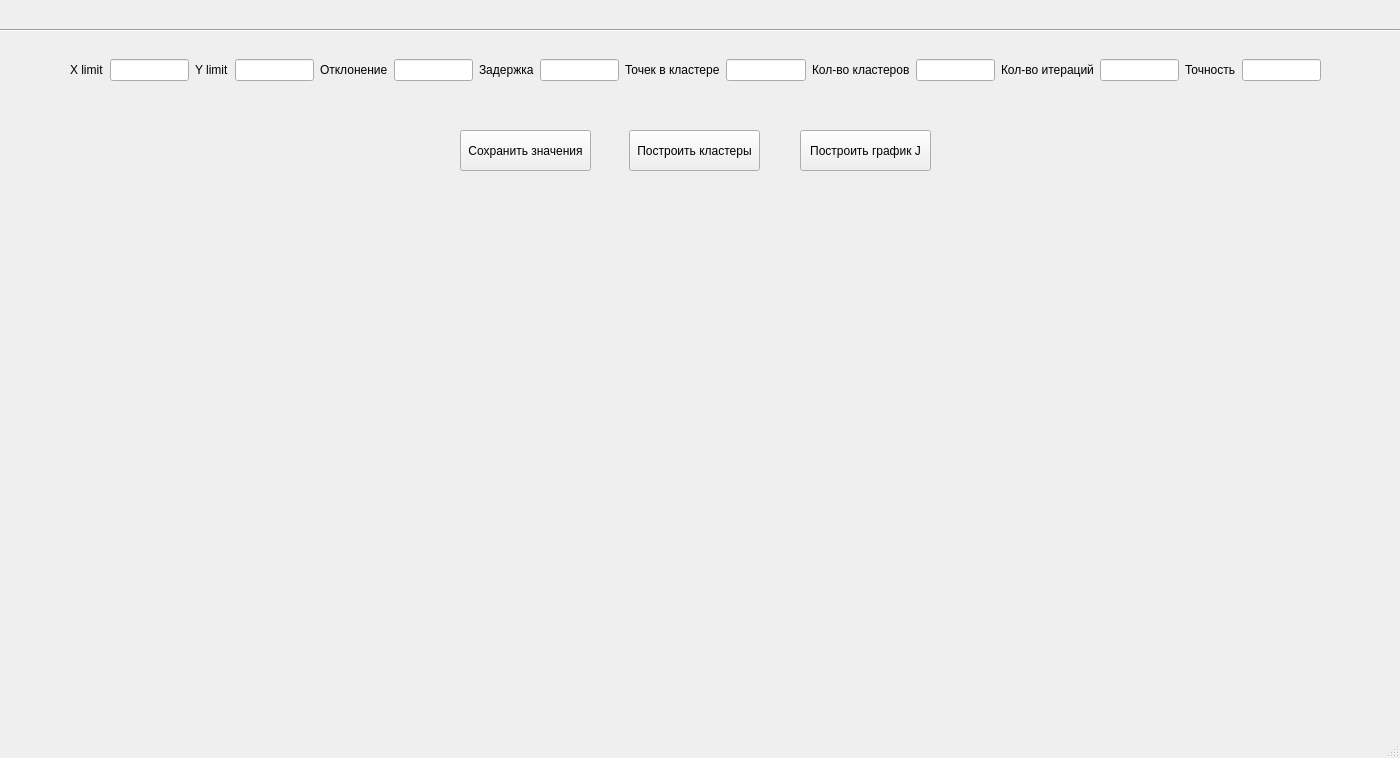
<?xml version="1.0" encoding="UTF-8"?>
<ui version="4.0">
 <class>MainWindow</class>
 <widget class="QMainWindow" name="MainWindow">
  <property name="geometry">
   <rect>
    <x>0</x>
    <y>0</y>
    <width>1400</width>
    <height>758</height>
   </rect>
  </property>
  <property name="windowTitle">
   <string>MainWindow</string>
  </property>
  <widget class="QWidget" name="centralwidget">
   <widget class="QPushButton" name="pushButton">
    <property name="geometry">
     <rect>
      <x>460</x>
      <y>130</y>
      <width>131</width>
      <height>41</height>
     </rect>
    </property>
    <property name="text">
     <string>Сохранить значения</string>
    </property>
   </widget>
   <widget class="Line" name="line">
    <property name="geometry">
     <rect>
      <x>0</x>
      <y>20</y>
      <width>1400</width>
      <height>20</height>
     </rect>
    </property>
    <property name="orientation">
     <enum>Qt::Horizontal</enum>
    </property>
   </widget>
   <widget class="QWidget" name="horizontalLayoutWidget_2">
    <property name="geometry">
     <rect>
      <x>70</x>
      <y>30</y>
      <width>1251</width>
      <height>80</height>
     </rect>
    </property>
    <layout class="QHBoxLayout" name="horizontalLayout_2">
     <item>
      <widget class="QLabel" name="label">
       <property name="text">
        <string>X limit</string>
       </property>
       <property name="scaledContents">
        <bool>false</bool>
       </property>
      </widget>
     </item>
     <item>
      <widget class="QLineEdit" name="lineEdit_6"/>
     </item>
     <item>
      <widget class="QLabel" name="label_2">
       <property name="text">
        <string>Y limit</string>
       </property>
      </widget>
     </item>
     <item>
      <widget class="QLineEdit" name="lineEdit_4"/>
     </item>
     <item>
      <widget class="QLabel" name="label_3">
       <property name="text">
        <string>Отклонение</string>
       </property>
      </widget>
     </item>
     <item>
      <widget class="QLineEdit" name="lineEdit_2"/>
     </item>
     <item>
      <widget class="QLabel" name="label_6">
       <property name="text">
        <string>Задержка</string>
       </property>
      </widget>
     </item>
     <item>
      <widget class="QLineEdit" name="lineEdit_3"/>
     </item>
     <item>
      <widget class="QLabel" name="label_5">
       <property name="text">
        <string>Точек в кластере</string>
       </property>
      </widget>
     </item>
     <item>
      <widget class="QLineEdit" name="lineEdit_5"/>
     </item>
     <item>
      <widget class="QLabel" name="label_4">
       <property name="text">
        <string>Кол-во кластеров</string>
       </property>
      </widget>
     </item>
     <item>
      <widget class="QLineEdit" name="lineEdit_7"/>
     </item>
     <item>
      <widget class="QLabel" name="label_8">
       <property name="text">
        <string>Кол-во итераций</string>
       </property>
      </widget>
     </item>
     <item>
      <widget class="QLineEdit" name="lineEdit_8"/>
     </item>
     <item>
      <widget class="QLabel" name="label_7">
       <property name="text">
        <string>Точность</string>
       </property>
      </widget>
     </item>
     <item>
      <widget class="QLineEdit" name="lineEdit_9"/>
     </item>
    </layout>
   </widget>
   <widget class="QPushButton" name="pushButton_2">
    <property name="geometry">
     <rect>
      <x>629</x>
      <y>130</y>
      <width>131</width>
      <height>41</height>
     </rect>
    </property>
    <property name="text">
     <string>Построить кластеры</string>
    </property>
   </widget>
   <widget class="MplWidget" name="MplWidget" native="true">
    <property name="geometry">
     <rect>
      <x>170</x>
      <y>180</y>
      <width>491</width>
      <height>421</height>
     </rect>
    </property>
   </widget>
   <widget class="MplWidget2" name="MplWidget2" native="true">
    <property name="geometry">
     <rect>
      <x>730</x>
      <y>180</y>
      <width>491</width>
      <height>421</height>
     </rect>
    </property>
   </widget>
   <widget class="QPushButton" name="pushButton_3">
    <property name="geometry">
     <rect>
      <x>800</x>
      <y>130</y>
      <width>131</width>
      <height>41</height>
     </rect>
    </property>
    <property name="text">
     <string>Построить график J</string>
    </property>
   </widget>
  </widget>
  <widget class="QMenuBar" name="menubar">
   <property name="geometry">
    <rect>
     <x>0</x>
     <y>0</y>
     <width>1400</width>
     <height>26</height>
    </rect>
   </property>
  </widget>
  <widget class="QStatusBar" name="statusbar"/>
 </widget>
 <customwidgets>
  <customwidget>
   <class>MplWidget</class>
   <extends>QWidget</extends>
   <header>mplwidget.h</header>
   <container>1</container>
  </customwidget>
  <customwidget>
   <class>MplWidget2</class>
   <extends>QWidget</extends>
   <header>mplwidget2.h</header>
   <container>1</container>
  </customwidget>
 </customwidgets>
 <resources/>
 <connections/>
</ui>
